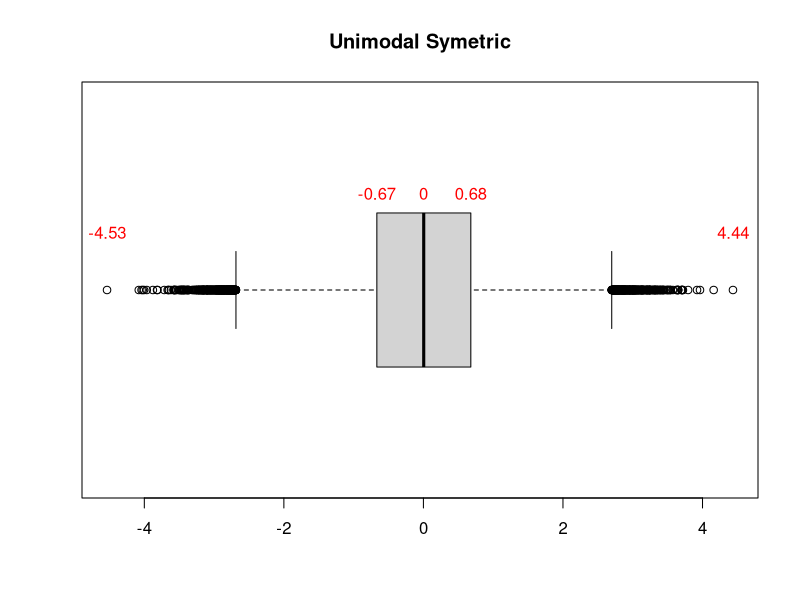

Here is the R script that generated this plot:
# I made this code to have a better understanding about the meaning of a box plot, the outliers and the fences.
# I got a nice help from this page: http://www.itl.nist.gov/div898/handbook/prc/section1/prc16.htm

label <- "Unimodal Symetric"
allscores <- data.frame(
	year = c(rep(2010, 30000), rep(2011, 30000), rep(2012, 40000)),
	score = c(rnorm(100000, 0, 1))
)
boxplot(allscores$score, data = allscores, main = label, horizontal = T)
my.labels <- round(fivenum(allscores$score), digits = 2)
text(x = my.labels, y = c(1.15, 1.25, 1.25, 1.25, 1.15), labels = my.labels, col = "red")